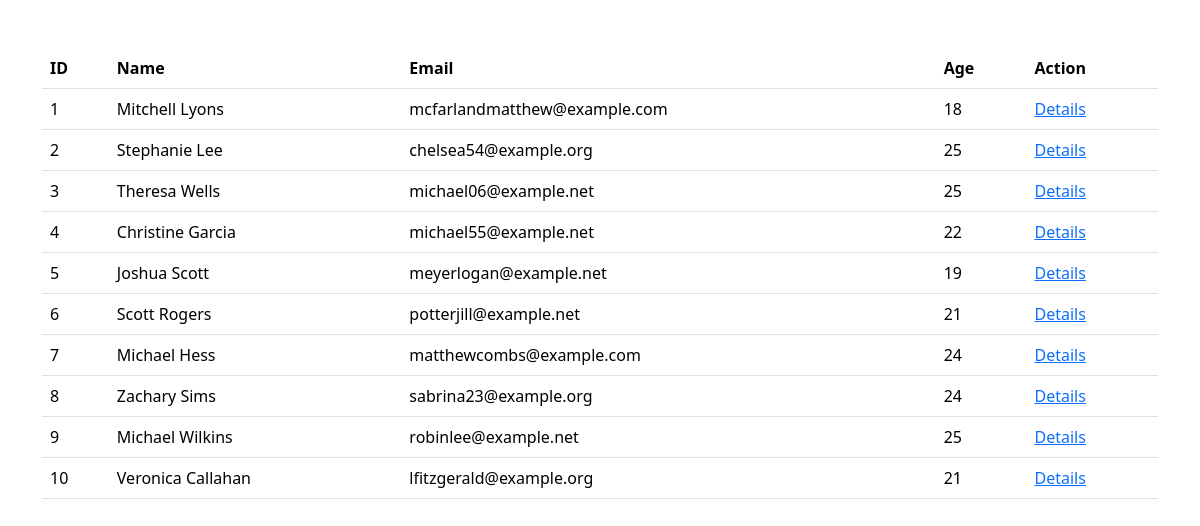
The page / on the database its author committed.
### Student/models.py (models this page shows, shortened)
class Student(models.Model):
    name = models.CharField(max_length=100)
    email = models.EmailField(max_length=100)
    age = models.IntegerField()

### Student/views.py (the view)
# urls.py: path('',student_view , name="student_view"),
def student_view(request):
    a = Student.objects.all()
    return render(request , 'Student/view.html' ,{"a":a})

### Student/templates/Student/view.html (shortened to what this page needs)
<!DOCTYPE html>
<html lang="en">
<head>
    <link href="https://cdn.jsdelivr.net/npm/bootstrap@5.3.3/dist/css/bootstrap.min.css" rel="stylesheet">
</head>
<body>
    <div class="container mt-5">
        <table class="table" align="center">
            <thead>
              <tr>
                <th scope="col">ID</th>
                <th scope="col">Name</th>
                <th scope="col">Email</th>
                <th scope="col">Age</th>
                <th scope="col">Action</th>
              </tr>
            </thead>
            <tbody>
                {% for row in a %}
              <tr>
                <td>{{row.id}}</td>
                <td>{{row.name}}</td>
                <td>{{row.email}}</td>
                <td>{{row.age}}</td>
                <td>
                    <a href="{% url "detail" row.id %}">Details</a>
                </td>
              </tr>
              {% endfor %}
            </tbody>
        </table>
    </div>
</body>
</html>

### rows shown on the page
Student: id "1", name "Mitchell Lyons", email "mcfarlandmatthew@example.com", age "18"
Student: id "2", name "Stephanie Lee", email "chelsea54@example.org", age "25"
Student: id "3", name "Theresa Wells", email "michael06@example.net", age "25"
Student: id "4", name "Christine Garcia", email "michael55@example.net", age "22"
Student: id "5", name "Joshua Scott", email "meyerlogan@example.net", age "19"
Student: id "6", name "Scott Rogers", email "potterjill@example.net", age "21"
Student: id "7", name "Michael Hess", email "matthewcombs@example.com", age "24"
Student: id "8", name "Zachary Sims", email "sabrina23@example.org", age "24"
Student: id "9", name "Michael Wilkins", email "robinlee@example.net", age "25"
Student: id "10", name "Veronica Callahan", email "lfitzgerald@example.org", age "21"
